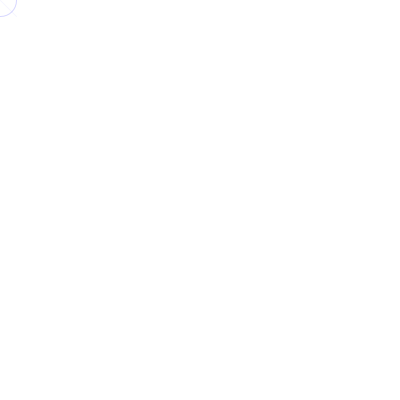
Frame 1 (no input)
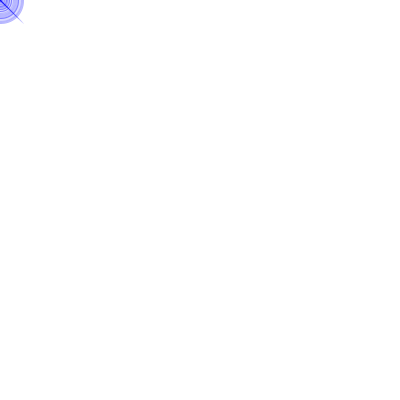
Frame 60 (the mouse pressed at the canvas centre just before this capture)
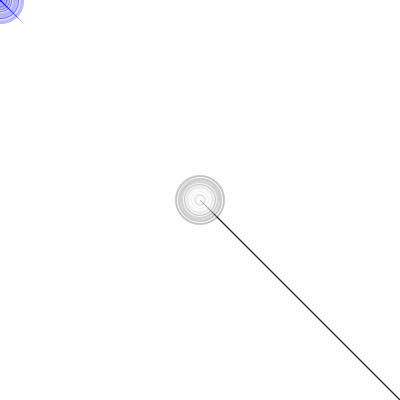
Frame 120 (the mouse held since frame 60 and released just before this capture)

The Processing sketch that drew these frames (run headless with seeded random() and noise(); from frame 60 on, the mouse is pressed at the canvas centre):

// Processing sketch: processing_135821
// ── processing_135821.pde

void setup() {
  size(400,400);
  background(255);
  smooth();
}
void draw() {
  float a=random(50);
  noFill();
  if (mousePressed==true) {
    fill(255,255,255,30);
    stroke(0,0,0,30);
    ellipse(mouseX,mouseY,a,a);
    stroke(0,0,0,10);
    line(mouseX,mouseY,400,400);
  }
  else {
    stroke(mouseX-pmouseY,mouseY-pmouseX,255,10);
    line(mouseX,mouseY,a/2,a/2);
    stroke(mouseX-pmouseY,mouseY-pmouseX,255,40);
    ellipse(mouseX,mouseY,a,a);
  }
}
